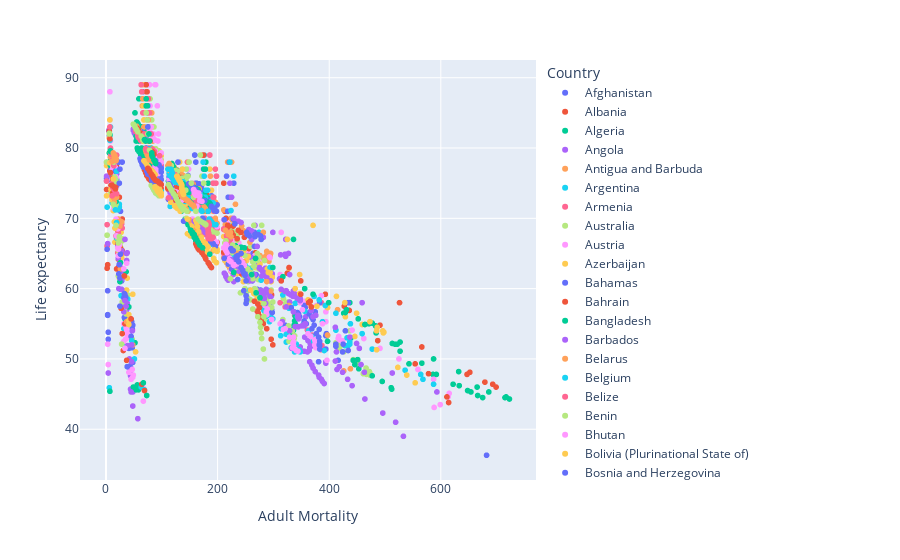

The notebook cell this image was saved under:
### Markdown cell above
We can hold on with linear regression for a second since we immediately see something interesting!
There are at least two _paths_.

### Code cell
px.scatter(df, x='Adult Mortality', y='Life expectancy ', color='Country')
